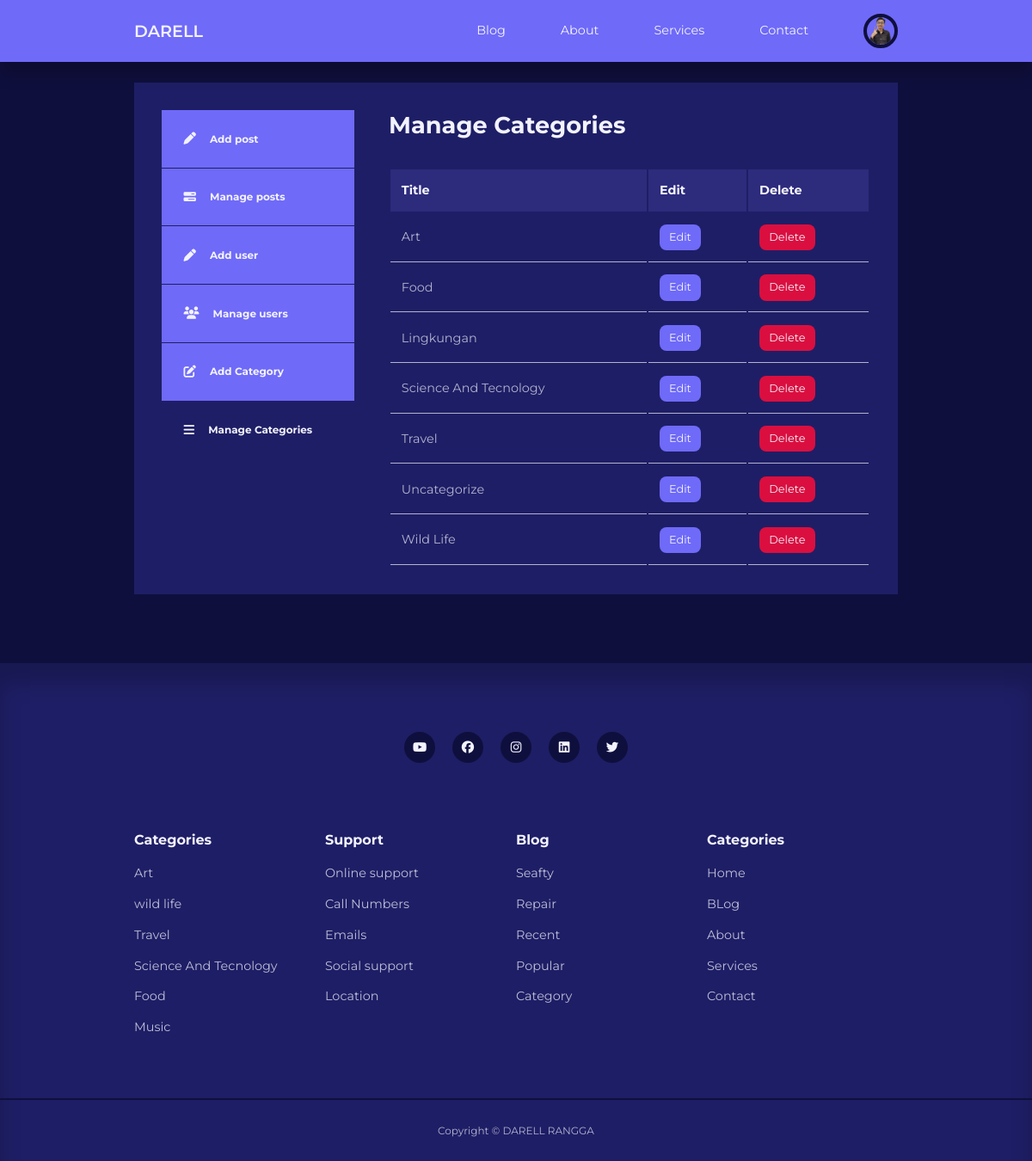
The app's page /admin/manage-categories.php (signed in) with its own data.
### tables this page shows
CREATE TABLE `users` (
  `id` int UNSIGNED NOT NULL,
  `firstname` varchar(50) NOT NULL,
  `lastname` varchar(50) NOT NULL,
  `username` varchar(50) NOT NULL,
  `email` varchar(100) NOT NULL,
  `password` varchar(255) NOT NULL,
  `avatar` varchar(255) NOT NULL,
  `is_admin` tinyint(1) NOT NULL
);

CREATE TABLE `categories` (
  `id` int UNSIGNED NOT NULL,
  `title` varchar(50) NOT NULL,
  `description` text NOT NULL
);

### admin/partials/header.php (called while the page is built, shortened)
<?php
require "../partials/header.php";

### admin/manage-categories.php (the view, shortened to what this page needs)
<?php
include "partials/header.php";
$query = "SELECT * FROM categories ORDER BY title";
$categories = mysqli_query($conn, $query);
?>
<section class="dashboard">
    <div class="container dashboard-container">
      <aside>
        <ul>
          <li>
            <a href="add-post.php"><i class="fa-solid fa-pen"></i>
              <h5>Add post</h5>
            </a>
          </li>
          <li>
            <a href="index.php"><i class="fa-solid fa-bars-progress"></i>
              <h5>Manage posts</h5>
            </a>
          </li>
          <?php if (isset($_SESSION['user-id-admin'])) : ?>
            <li>
              <a href="add-user.php"><i class="fa-solid fa-pen"></i>
                <h5>Add user</h5>
              </a>
            </li>
            <li>
              <a href="manage-users.php"><i class="fa-solid fa-users"></i>
                <h5>Manage users</h5>
              </a>
            </li>
            <li>
              <a href="add-category.php"><i class="fa-solid fa-pen-to-square"></i>
                <h5>Add Category</h5>
              </a>
            </li>
            <li>
              <a href="manage-categories.php" class="active"><i class="fa-solid fa-bars"></i>
                <h5>Manage Categories</h5>
              </a>
            </li>
          <?php endif ?>
        </ul>
      </aside>
      <main>
        <h2>Manage Categories</h2>
        <?php if (mysqli_num_rows($categories) > 0) : ?>
          <table>
            <thead>
              <tr>
                <th>Title</th>
                <th>Edit</th>
                <th>Delete</th>
              </tr>
            </thead>
            <tbody>
              <?php while ($category = mysqli_fetch_assoc($categories)) : ?>
                <tr>
                  <td><?= $category['title']; ?></td>
                  <td><a href="<?= ROOT_URL ?>admin/edit-category.php?id=<?= $category['id']; ?>" class="btn sm">Edit</a></td>
                  <td>
                    <a href="<?= ROOT_URL ?>admin/delete-category.php?id=<?= $category['id']; ?>" class="btn sm danger">Delete</a>
                  </td>
                </tr>
              <?php endwhile ?>
            </tbody>
          </table>
        <?php else : ?>
          <div class="alert-message error"><?= "Kategori Tidak Di Temukan"; ?></div>
        <?php endif ?>
      </main>
    </div>
</section>
<?php
include "../partials/footer.php"
?>

### partials/header.php (shortened to what this page needs)
<?php
require "config/database.php";
if (isset($_SESSION['user-id'])) {
    $id = filter_var($_SESSION['user-id'], FILTER_SANITIZE_NUMBER_INT);
    $query = "SELECT avatar FROM users WHERE id = $id";
    $result = mysqli_query($conn, $query);
    $avatar = mysqli_fetch_assoc($result);
}
?>
<!DOCTYPE html>
<html lang="en">
<head>
    <link rel="stylesheet" href="<?= ROOT_URL; ?>dist/style.css" />
    <link
        rel="stylesheet"
        href="https://cdnjs.cloudflare.com/ajax/libs/font-awesome/6.7.2/css/all.min.css"
 />
    <link
        rel="stylesheet"
        href="https://unicons.iconscout.com/release/v4.0.8/css/line.css" />
</head>
<body>
    <nav>
        <div class="container nav-container">
            <a href="<?= ROOT_URL; ?>" class="nav-logo">DARELL</a>
            <ul class="nav-items">
                <li><a href="<?= ROOT_URL ?>blog.php">Blog</a></li>
                <li><a href="<?= ROOT_URL ?>about.php">About</a></li>
                <li><a href="<?= ROOT_URL ?>services.php">Services</a></li>
                <li><a href="<?= ROOT_URL ?>contact.php">Contact</a></li>
                <?php if (isset($_SESSION['user-id'])) : ?>
                    <li class="nav-profile">
                        <div class="avatar">
                            <img src="<?= ROOT_URL . 'images/' . $avatar['avatar'] ?>" />
                        </div>
                    </li>
                <?php else : ?>
                    <li><a href="signin.php">Sign In</a></li>
                <?php endif ?>
            </ul>
        </div>
    </nav>

### records on screen
users: avatar (picture)
categories: title "Art"
categories: title "Food"
categories: title "Lingkungan"
categories: title "Science And Tecnology"
categories: title "Travel"
categories: title "Uncategorize"
categories: title "Wild Life"
